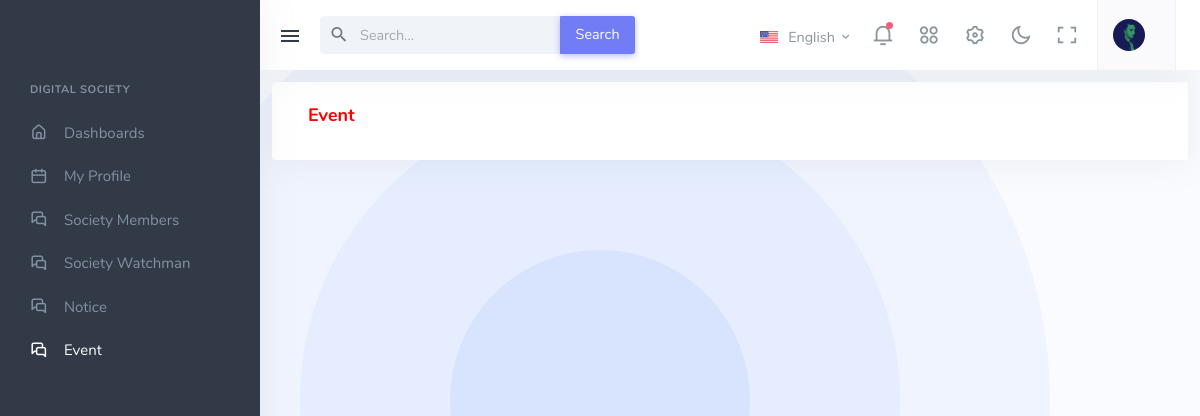
Page /event_page/ on the earlier database version.
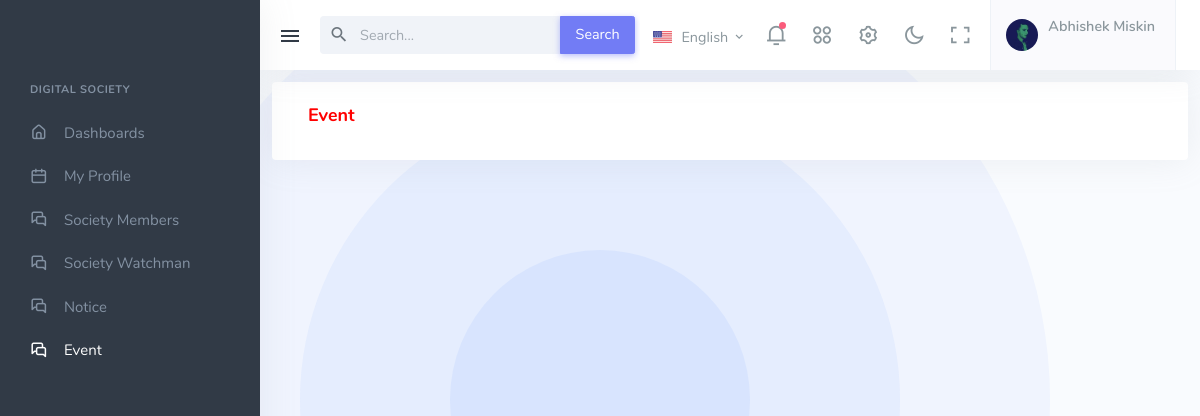
Same page on the later database version.
### digital_App/models.py (models this page shows, shortened)
class Member(models.Model):
    User = models.ForeignKey(User, on_delete=models.CASCADE)
    FullName = models.CharField(max_length=15, default=str(), blank=True)
    Mobile = models.CharField(max_length=10, default=str(), blank=True)
    Gender = models.CharField(max_length=6, choices=gender_choices, default=str(), blank=True)
    Birthday = models.DateField(default="2022-11-20")
    class Meta:
        db_table = "Member"

### digital_App/views.py (the view)
# urls.py: path("event_page/", event_page, name="event_page"),
def event_page(request):
    if 'email' in request.session:
        load_All_Events(request) # Load All Event
        return render(request, "event_page.html", default_data)
    return render(request, "event_page.html", default_data)

### digital_App/templates/event_page.html (shortened to what the changed rows need)
{% extends 'base.html' %}
{% load static %}
{% block Main_Code %}
<div class="navbar-custom topnav-navbar">
    <div class="container-fluid detached-nav">
        <ul class="list-unstyled topbar-menu float-end mb-0">
            <li class="dropdown notification-list">
                <a class="nav-link dropdown-toggle nav-user arrow-none me-0" data-bs-toggle="dropdown" href="#"
                    role="button" aria-haspopup="false" aria-expanded="false">
                    <span>
                        <span class="account-user-name">{{member_data.FullName}}</span>
                    </span>
                </a>
            </li>
        </ul>
    </div>
</div>
{% endblock %}

Differences in the rows shown:
added Member: FullName "Abhishek Miskin"
